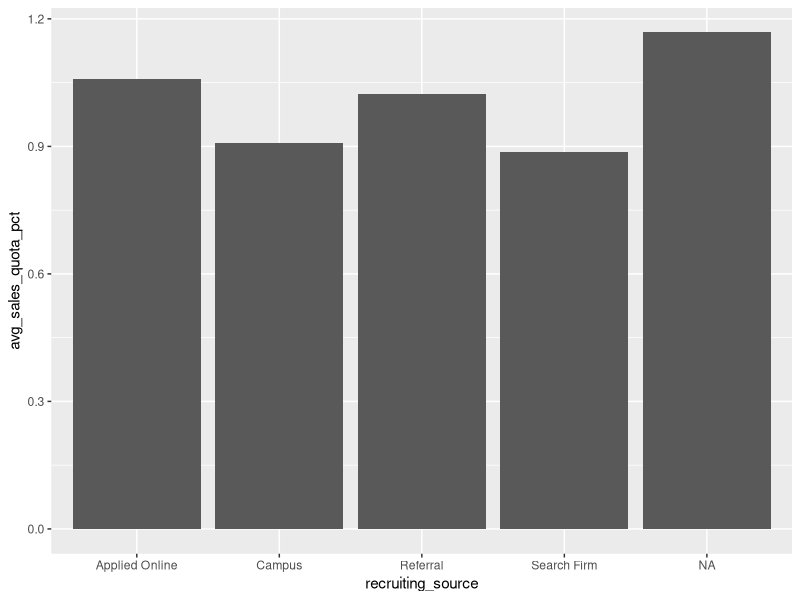
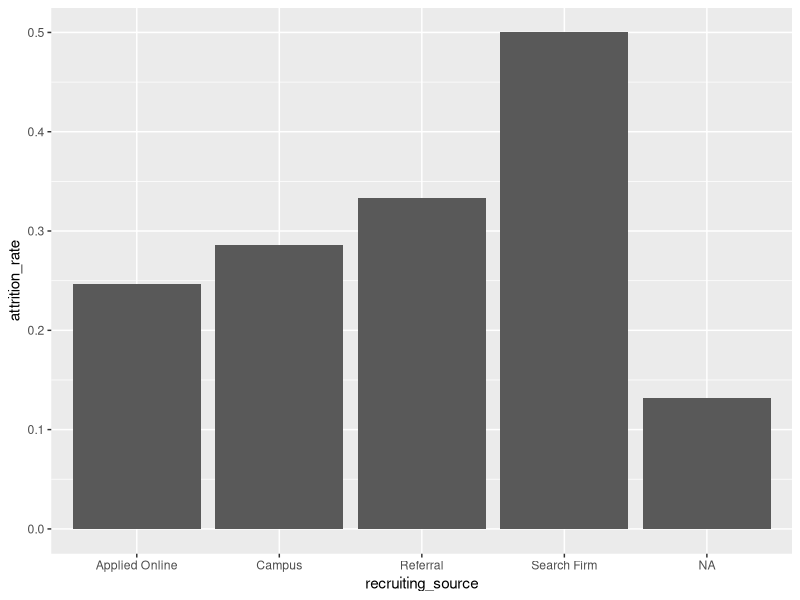

Generate these figures, in order, with R:
# Looking at the recruiting data

# Load packages
libs <- c( "readr", "dplyr", "ggplot2" )
lapply( libs, library, character.only = TRUE )

# Import the recruitment data
recruitment <- read_csv("Data/recruitment_data.csv")

# Look at the first few rows of the dataset
head(recruitment)

# Get an overview of the recruitment data
summary(recruitment)

# See which recruiting sources the company has been using
count( recruitment, recruiting_source)

# Find the average sales quota attainment 
recruitment |>
  summarize( avg_sales_quota_pct = mean( sales_quota_pct ))

# Find the average sales quota attainment for each recruiting source
avg_sales <- recruitment |>
  group_by(recruiting_source) |>
  summarize( avg_sales_quota_pct = mean( sales_quota_pct ) )

# Display the result
avg_sales

# Find the average attrition for the sales team, by recruiting source, sorted from lowest attrition rate to highest
avg_attrition <- recruitment |>
  group_by( recruiting_source ) |> 
  summarize( attrition_rate = mean( attrition ) ) |> 
  arrange( desc(attrition_rate) )

# Display the result
avg_attrition

# Plot the avg_sales bar chart
avg_sales |>
  ggplot( aes( x= recruiting_source, y = avg_sales_quota_pct ) ) +
  geom_col()

# Plot the avg_attrition bar chart
avg_attrition |>
  ggplot( aes( x = recruiting_source, y = attrition_rate ) ) +
  geom_col()
